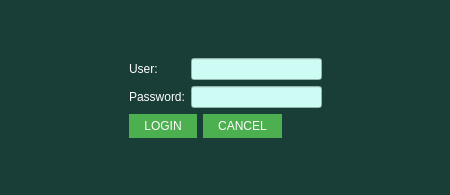
<?xml version="1.0" encoding="UTF-8"?>
<ui version="4.0">
 <class>login</class>
 <widget class="QMainWindow" name="login">
  <property name="geometry">
   <rect>
    <x>0</x>
    <y>0</y>
    <width>450</width>
    <height>195</height>
   </rect>
  </property>
  <property name="windowTitle">
   <string>login</string>
  </property>
  <property name="styleSheet">
   <string notr="true">#login{
	background-color:#193E38
}
QLineEdit{
	background-color:#CDFCF5;
}
QLabel{
	color:#fff;
}
QPushButton{
    background-color: #4CAF50;
    border: none;
    color: white;
    padding: 5px 15px;
}
QPushButton:pressed{
    background-color:#006400;
    border: none;
    color: white;
    padding: 5px 15px;
}
</string>
  </property>
  <widget class="QWidget" name="centralWidget">
   <layout class="QGridLayout" name="gridLayout">
    <item row="1" column="1">
     <layout class="QVBoxLayout" name="verticalLayout_3">
      <item>
       <layout class="QHBoxLayout" name="horizontalLayout_2">
        <item>
         <layout class="QVBoxLayout" name="verticalLayout_2">
          <item>
           <widget class="QLabel" name="label">
            <property name="text">
             <string>User:</string>
            </property>
           </widget>
          </item>
          <item>
           <widget class="QLabel" name="label_2">
            <property name="text">
             <string>Password:</string>
            </property>
           </widget>
          </item>
         </layout>
        </item>
        <item>
         <layout class="QVBoxLayout" name="verticalLayout">
          <item>
           <widget class="QLineEdit" name="userLine"/>
          </item>
          <item>
           <widget class="QLineEdit" name="passLine"/>
          </item>
         </layout>
        </item>
       </layout>
      </item>
      <item>
       <layout class="QHBoxLayout" name="horizontalLayout">
        <item>
         <widget class="QPushButton" name="loginB">
          <property name="text">
           <string>LOGIN</string>
          </property>
         </widget>
        </item>
        <item>
         <widget class="QPushButton" name="cancelB">
          <property name="text">
           <string>CANCEL</string>
          </property>
         </widget>
        </item>
        <item>
         <spacer name="horizontalSpacer_3">
          <property name="orientation">
           <enum>Qt::Horizontal</enum>
          </property>
          <property name="sizeHint" stdset="0">
           <size>
            <width>40</width>
            <height>20</height>
           </size>
          </property>
         </spacer>
        </item>
       </layout>
      </item>
     </layout>
    </item>
    <item row="1" column="0">
     <spacer name="horizontalSpacer_2">
      <property name="orientation">
       <enum>Qt::Horizontal</enum>
      </property>
      <property name="sizeHint" stdset="0">
       <size>
        <width>40</width>
        <height>20</height>
       </size>
      </property>
     </spacer>
    </item>
    <item row="2" column="1">
     <spacer name="verticalSpacer">
      <property name="orientation">
       <enum>Qt::Vertical</enum>
      </property>
      <property name="sizeHint" stdset="0">
       <size>
        <width>20</width>
        <height>40</height>
       </size>
      </property>
     </spacer>
    </item>
    <item row="1" column="2">
     <spacer name="horizontalSpacer">
      <property name="orientation">
       <enum>Qt::Horizontal</enum>
      </property>
      <property name="sizeHint" stdset="0">
       <size>
        <width>40</width>
        <height>20</height>
       </size>
      </property>
     </spacer>
    </item>
    <item row="0" column="1">
     <spacer name="verticalSpacer_2">
      <property name="orientation">
       <enum>Qt::Vertical</enum>
      </property>
      <property name="sizeHint" stdset="0">
       <size>
        <width>20</width>
        <height>40</height>
       </size>
      </property>
     </spacer>
    </item>
   </layout>
  </widget>
 </widget>
 <layoutdefault spacing="6" margin="11"/>
 <resources/>
 <connections/>
</ui>
